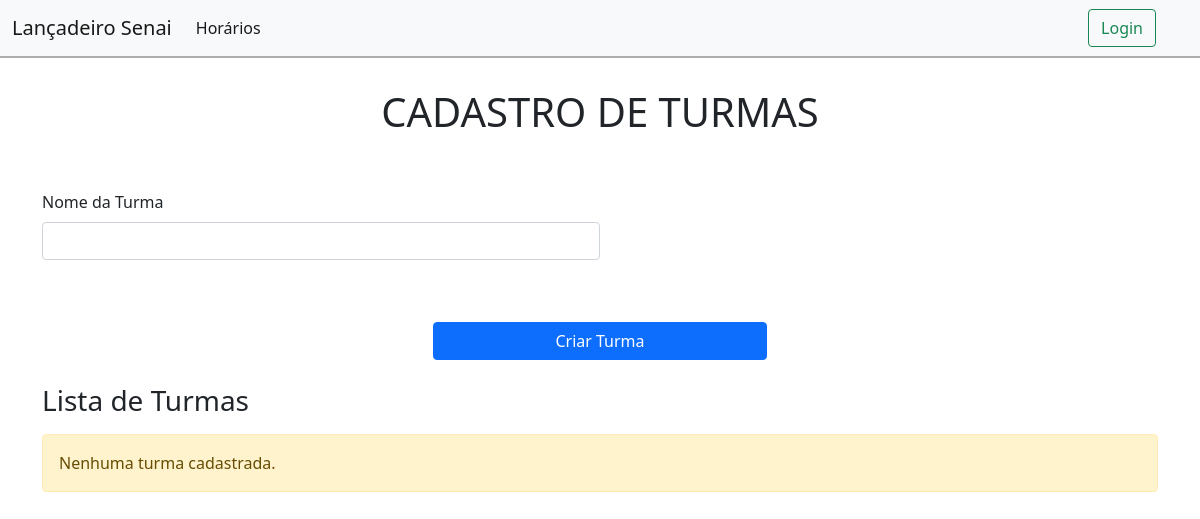
Page /pages/adm_turmas.php on the earlier database version.
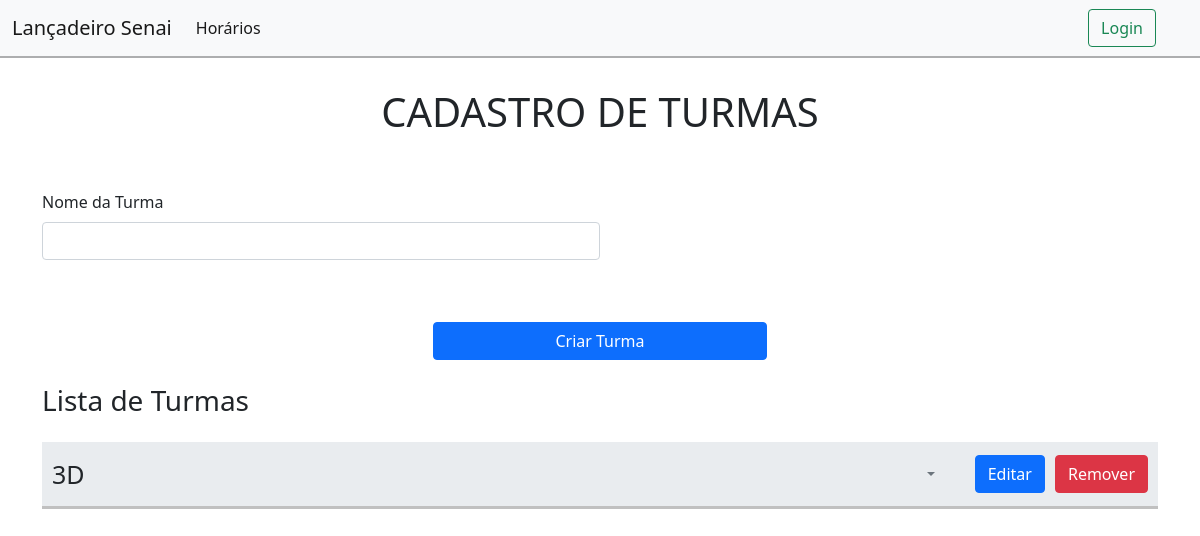
Same page on the later database version.
### tables this page shows
CREATE TABLE IF NOT EXISTS `turmas` (
  `id_turma` int NOT NULL AUTO_INCREMENT,
  `nome_turma` varchar(255) NOT NULL,
  PRIMARY KEY (`id_turma`)
);

### pages/adm_turmas.php (the view, shortened to what this page needs)
<!DOCTYPE html>
<html lang="pt-br">
<head>
  <link rel="stylesheet" href="../bootstrap-styles/bootstrap.css" />
</head>
<body>
  <?php include '../components/navbar.php'; ?>
  <?php include "../connection.php"; ?>
  <h1 style="padding-top: 5.5rem; text-align: center;">CADASTRO DE TURMAS</h1>
  <form action="../methods/post_turmas.php" method="POST">
    <div class="container mt-4 d-flex flex-column align-items-center">
      <div style="margin-top: 30px;width: 100%;display: flex;flex-direction: column;align-items: flex-start;">
        <div class="mb-3">
          <label for="nome_turma" class="form-label">Nome da Turma</label>
          <input class="form-control" name="nome_turma"/>
        </div>
      </div>
      <button type="submit" class="btn btn-primary mt-3" style="width: 30%;">Criar Turma</button>
    </div>
  </form>
  <?php
  $sql_turmas = "SELECT id_turma, nome_turma FROM turmas";
  $result_turmas = $connection->query($sql_turmas);
  if ($result_turmas->num_rows > 0) {
    echo '<div class="container mt-4">';
    echo '<h2 class="mb-4" style="font-size: 1.75rem; font-weight: 500;">Lista de Turmas</h2>';
    echo '<div id="turmas-container">';
    while ($turma = $result_turmas->fetch_assoc()) {
      $idTurma = $turma["id_turma"];
      echo '
        <div class="div-turma">
          <h3>' . htmlspecialchars($turma["nome_turma"]) . '</h3>
          <div class="d-flex">
            <button onclick="openDropdown(event)" class="dropdown-toggle" type="button"></button>
            <div id="action-buttons">
              <a href="../methods/put_turma.php?id_turma=' . $idTurma . '" class="btn btn-primary">Editar</a>
              <a href="../methods/delete_turma.php?id_turma=' . $idTurma . '" class="btn btn-danger" onclick="return confirm(\'Tem certeza que deseja remover esta turma?\')">Remover</a>
            </div>
            </div>
        </div>
      ';
    }
    echo '</div>';
  } else {
    echo '
      <div class="container mt-4">
        <h3 style="font-size: 1.75rem; font-weight: 500;">Lista de Turmas</h3>
        <div class="alert alert-warning mt-3">Nenhuma turma cadastrada.</div>
      </div>';
  }
  ?>
</body>
</html>

### components/navbar.php (shortened to what this page needs)
<?php
echo '
    <nav style="z-index: 5; margin: 0; border-bottom: solid #0000004d 2px; position: fixed; width: 100vw;" class="navbar navbar-expand-lg navbar-light bg-light">
        <div class="container-fluid">
        <a class="navbar-brand" href="#">Lançadeiro Senai</a>
        <button class="navbar-toggler" type="button" data-bs-toggle="collapse" data-bs-target="#navbarSupportedContent" aria-controls="navbarSupportedContent" aria-expanded="false" aria-label="Toggle navigation">
            <span class="navbar-toggler-icon"></span>
        </button>
        <div class="collapse navbar-collapse" id="navbarSupportedContent">
            <ul class="navbar-nav me-auto mb-2 mb-lg-0" style="width: -webkit-fill-available; justify-content: space-between; margin: 0;">
            <li style="display: flex; align-content: center; align-items: center;" class="nav-item">
                <a class="nav-link active" aria-current="page" href="./home.php">Horários</a>
            </li>
';
echo '<ul class="d-flex" style="margin: 0;">';
if (isset($_SESSION['id_professor'])) {
    echo '<p style="margin: 0; font-weight: 600; font-size: 1.5rem;">Bem Vindo, <spam style="color: #0d6efd;">' . $_SESSION['nome_professor'] . '</spam>!</p>';
    echo '<a style="margin-right: 32px;" href="../methods/logout.php" class="btn btn-outline-danger">Logout</a>';
} else {
    echo '<a style="margin-right: 32px;" href="../index.php" class="btn btn-outline-success">Login</a>';
}
echo '</ul>';
echo '
    </div>
    </nav>
';
?>

### pages/adm_turmas.php (style rules this page uses)
.div-turma { display: flex; align-items: center; width: 100%; background-color: #e9ecef; justify-content: space-between; padding: 10px; border-bottom: solid #c0c0c0ff; }
h3 { font-size: 25px; margin: 0; height: min-content; }
.dropdown-toggle { margin-left: 10px; background: none; border: none; padding: 10px; }
.dropdown-toggle:after { color: #6c757d; }
.mb-3 { width: 50%; }
.d-flex { display: flex; align-items: center; gap: 30px; }
#action-buttons { display: flex; gap: 10px; }

Differences in the rows shown:
added turmas: nome_turma "3D"
Other differences:
text no longer shown: "Nenhuma turma cadastrada."
